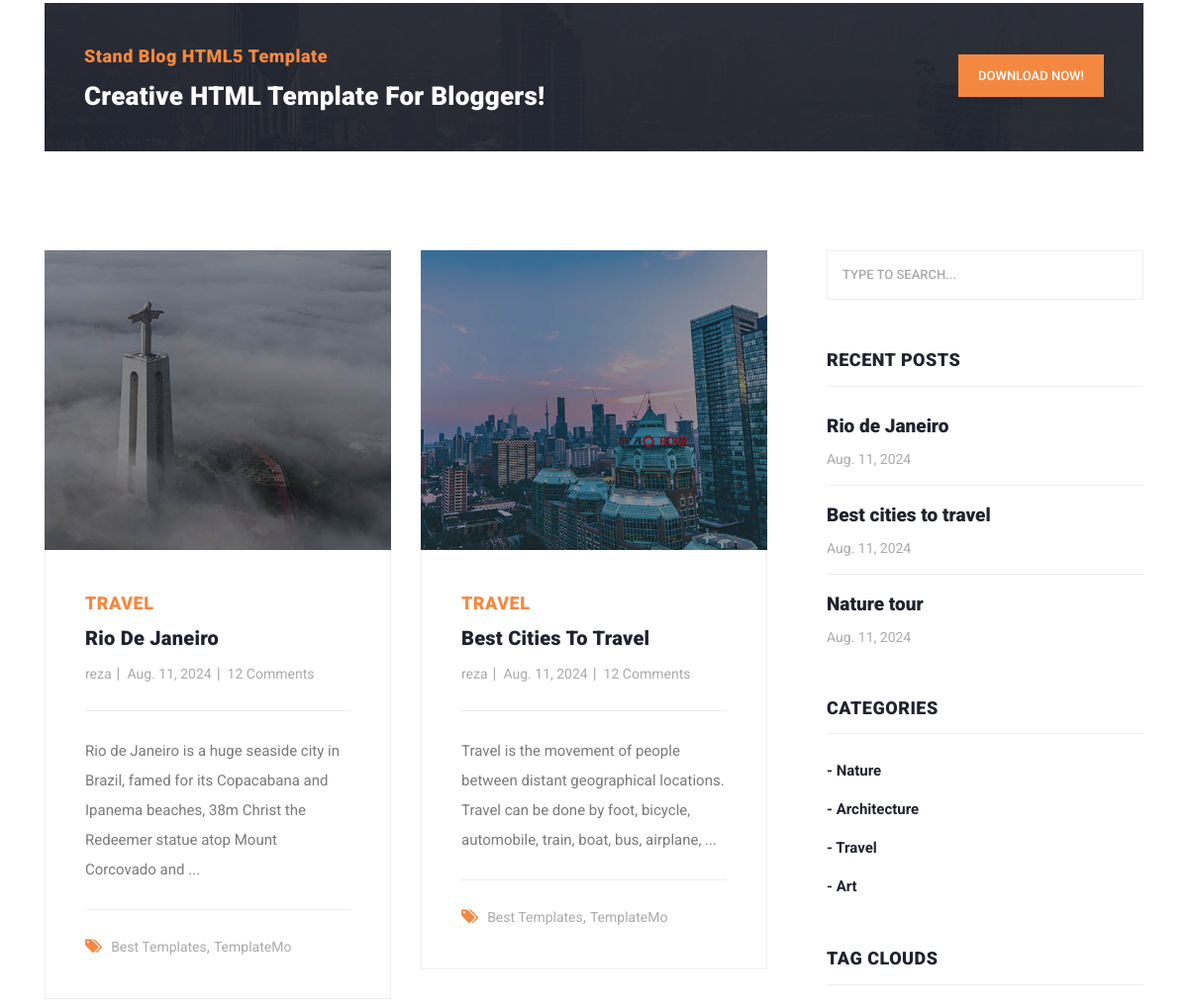
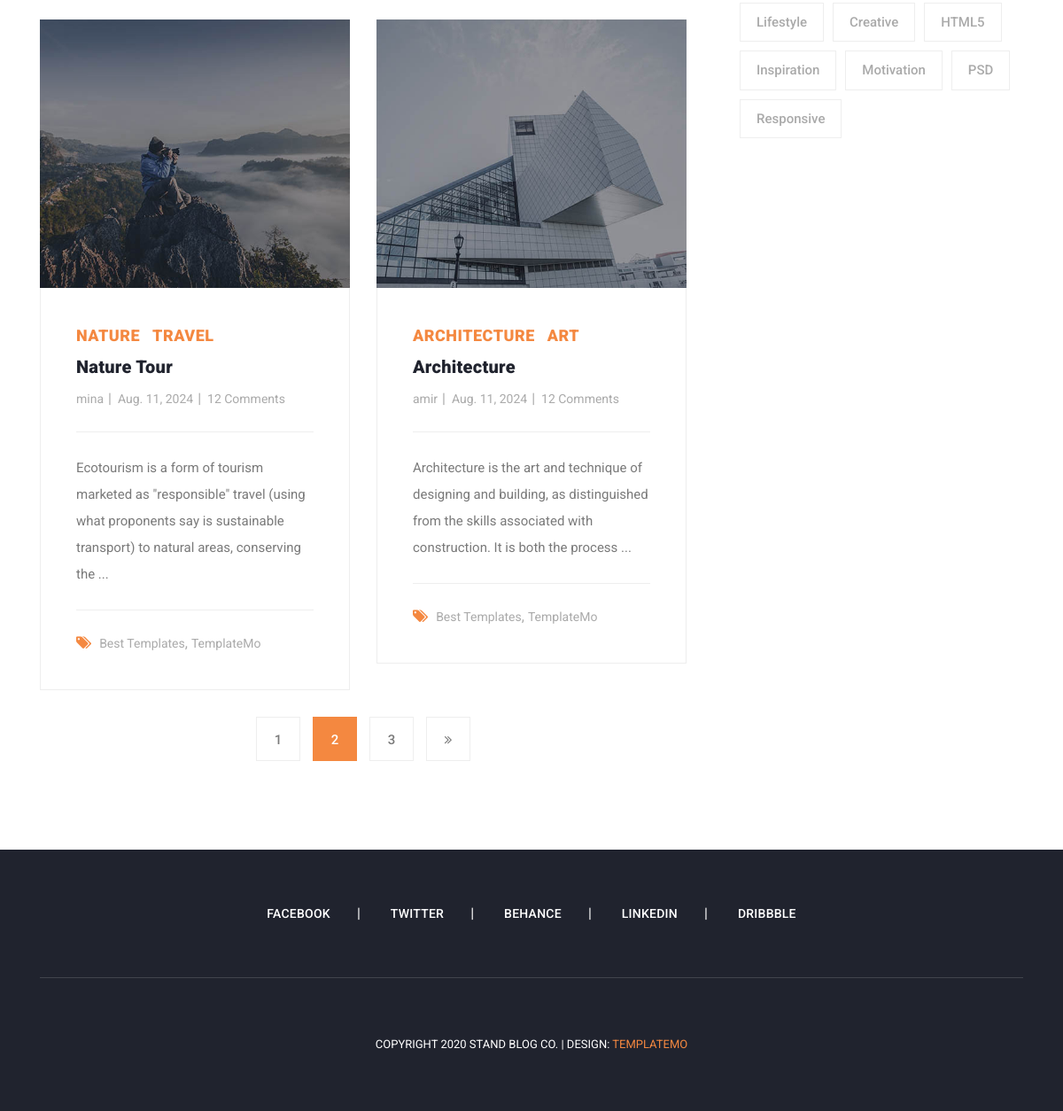
The app's page /posts (lower part), older data (2 pictures, top to bottom).
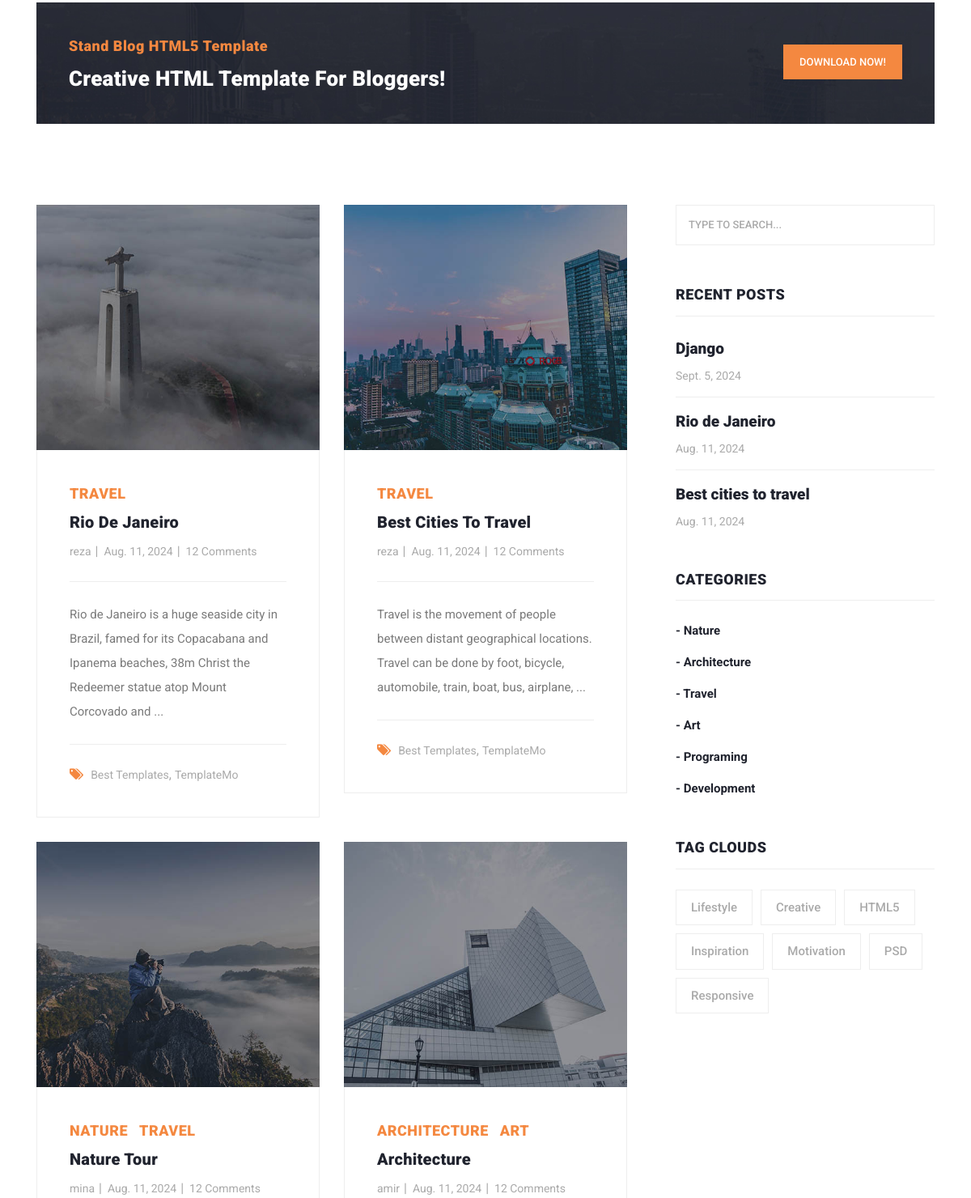
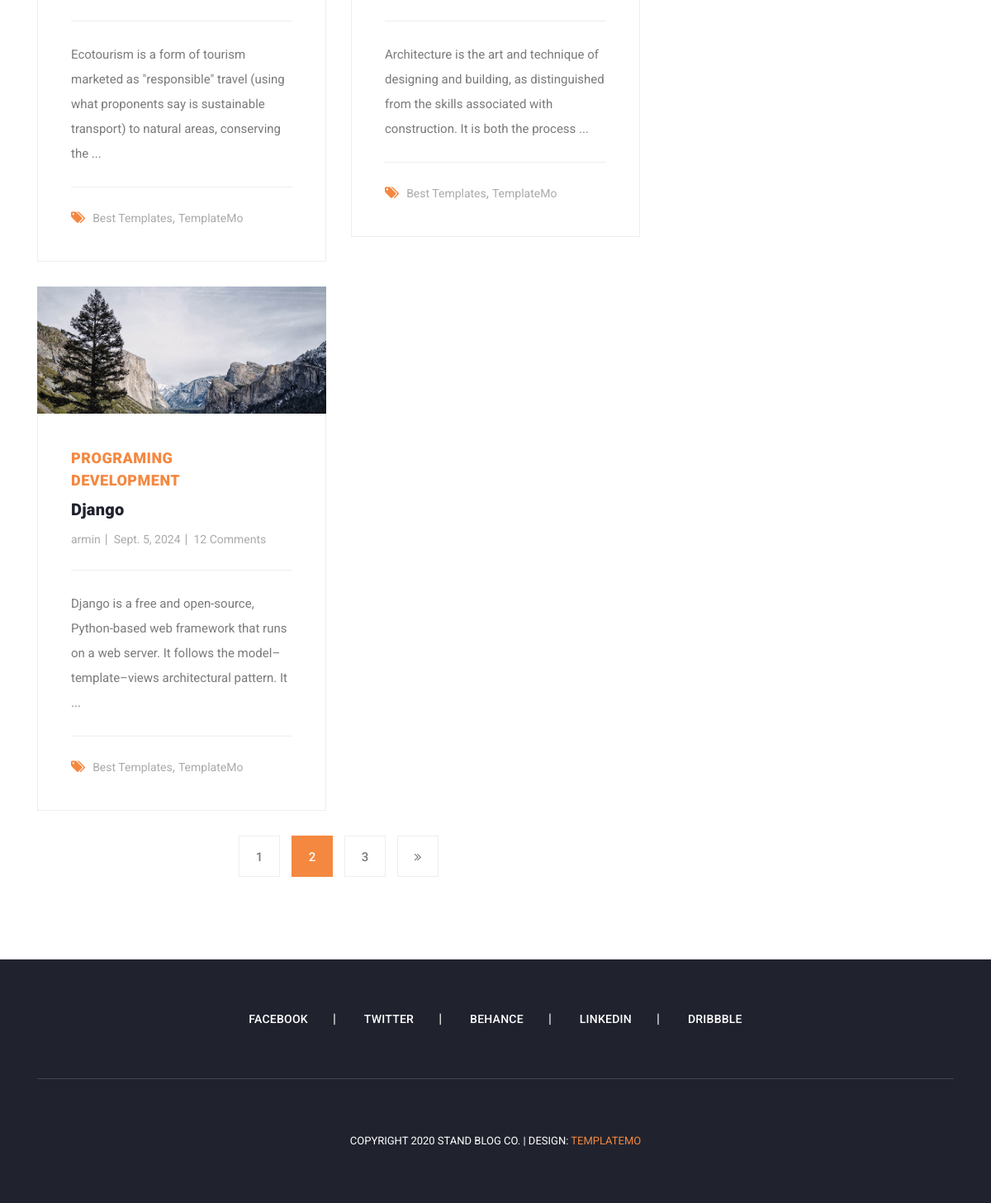
The same page, newer data (2 pictures, top to bottom).
### blog_app/models.py (models this page shows, shortened)
class Post(models.Model):
    author = models.ForeignKey(User, on_delete=models.CASCADE)
    title = models.CharField(max_length=100, unique_for_date='pub_date')
    category = models.ManyToManyField(Category)
    body = models.TextField()
    image = models.ImageField(upload_to='img/post')
    published = models.BooleanField(default=True)
    created = models.DateField(auto_now_add=True)
    updated = models.DateField(auto_now=True)
    pub_date = models.DateField(default=timezone.now())
    objects = ModelManager()
    def get_absolute_url(self):
        return reverse('blog:post_details', kwargs={'pk': self.pk})

class Category(models.Model):
    title = models.CharField(max_length=100)
    created = models.TimeField(auto_now_add=True)
    def __str__(self):
        return self.title

### blog_app/views.py (the view)
# urls.py: path('posts', views.post_list, name='posts'),
def post_list(request):
    posts = Post.objects.all()
    return render(request, template_name='blog_app/posts_list.html', context={'posts': posts})

### context_processors/context_processors.py (called while the page is built)
def recent_posts(request):
    return {'recent_posts': Post.objects.order_by('-created')[:3]}

def categorise(request):
    return {'categorise': Category.objects.all()}

### blog_app/templates/blog_app/posts_list.html (shortened to what this page needs)
{% extends 'base.html' %}
{% load static %}
{% block content %}
    <section class="call-to-action">
        <div class="container">
            <div class="row">
                <div class="col-lg-12">
                    <div class="main-content">
                        <div class="row">
                            <div class="col-lg-8">
                                <span>Stand Blog HTML5 Template</span>
                                <h4>Creative HTML Template For Bloggers!</h4>
                            </div>
                            <div class="col-lg-4">
                                <div class="main-button">
                                    <a href="https://templatemo.com/tm-551-stand-blog" target="_parent">Download
                                        Now!</a>
                                </div>
                            </div>
                        </div>
                    </div>
                </div>
            </div>
        </div>
    </section>
    <section class="blog-posts grid-system">
        <div class="container">
            <div class="row">
                <div class="col-lg-8">
                    <div class="all-blog-posts">
                        <div class="row">
                            {% for post in posts %}
                                <div class="col-lg-6">
                                    <div class="blog-post">
                                        <div class="blog-thumb">
                                            <img src="{{ post.image.url }}" alt="">
                                        </div>
                                        <div class="down-content">
                                            {% for cat in post.category.all %}
                                                <span style="margin-right: 10px">{{ cat }}</span>
                                            {% endfor %}
                                            <a href="{{ post.get_absolute_url }}"><h4>{{ post.title }}</h4></a>
                                            <ul class="post-info">
                                                <li><a href="#">{{ post.author }}</a></li>
                                                <li><a href="#">{{ post.created }}</a></li>
                                                <li><a href="#">12 Comments</a></li>
                                            </ul>
                                            <p>{{ post.body|slice:':150' }} ...</p>
                                            <div class="post-options">
                                                <div class="row">
                                                    <div class="col-lg-12">
                                                        <ul class="post-tags">
                                                            <li><i class="fa fa-tags"></i></li>
                                                            <li><a href="#">Best Templates</a>,</li>
                                                            <li><a href="#">TemplateMo</a></li>
                                                        </ul>
                                                    </div>
                                                </div>
                                            </div>
                                        </div>
                                    </div>
                                </div>
                            {% endfor %}
                            <div class="col-lg-12">
                                <ul class="page-numbers">
                                    <li><a href="#">1</a></li>
                                    <li class="active"><a href="#">2</a></li>
                                    <li><a href="#">3</a></li>
                                    <li><a href="#"><i class="fa fa-angle-double-right"></i></a></li>
                                </ul>
                            </div>
                        </div>
                    </div>
                </div>
                <div class="col-lg-4">
                    <div class="sidebar">
                        <div class="row">
                            <div class="col-lg-12">
                                <div class="sidebar-item search">
                                    <form id="search_form" name="gs" method="GET" action="#">
                                        <input type="text" name="q" class="searchText" placeholder="type to search..."
                                               autocomplete="on">
                                    </form>
                                </div>
                            </div>
                            {% include 'includes/sidebar.html' %}
                            <div class="col-lg-12">
                                <div class="sidebar-item tags">
                                    <div class="sidebar-heading">
                                        <h2>Tag Clouds</h2>
                                    </div>
                                    <div class="content">
                                        <ul>
                                            <li><a href="#">Lifestyle</a></li>
                                            <li><a href="#">Creative</a></li>
                                            <li><a href="#">HTML5</a></li>
                                            <li><a href="#">Inspiration</a></li>
                                            <li><a href="#">Motivation</a></li>
                                            <li><a href="#">PSD</a></li>
                                            <li><a href="#">Responsive</a></li>
                                        </ul>
                                    </div>
                                </div>
                            </div>
                        </div>
                    </div>
                </div>
            </div>
        </div>
    </section>
{% endblock %}

### templates/base.html (shortened to what this page needs)
{% load static %}
<!DOCTYPE html>
<html lang="en">
    <head>
        {% include 'includes/head_references.html' %}
    </head>
    <body>
        {% block content %}
        {% endblock %}
        {% include 'includes/footer.html' %}
    </body>
</html>

### templates/includes/head_references.html (shortened to what this page needs)
{% load static %}
<link href="{% static 'vendor/bootstrap/css/bootstrap.min.css' %}" rel="stylesheet">
<link rel="stylesheet" href="{% static 'css/fontawesome.css' %}">
<link rel="stylesheet" href="{% static 'css/templatemo-stand-blog.css' %}">
<link rel="stylesheet" href="{% static 'css/owl.css' %}">

### templates/includes/header.html (shortened to what this page needs)
{% load static %}

### templates/includes/sidebar.html
<div class="col-lg-12">
    <div class="sidebar-item recent-posts">
        <div class="sidebar-heading">
            <h2>Recent Posts</h2>
        </div>
        <div class="content">
            <ul>
                {% for post in recent_posts %}
                    <li><a href={{ post.get_absolute_url }}>
                        <h5>{{ post.title }}</h5>
                        <span>{{ post.created }}</span>
                    </a></li>
                {% endfor %}
            </ul>
        </div>
    </div>
</div>
<div class="col-lg-12">
    <div class="sidebar-item categories">
        <div class="sidebar-heading">
            <h2>Categories</h2>
        </div>
        <div class="content">
            <ul>
                {% for cat in categorise %}
                    <li><a href="{% url 'blog:category_details' cat.pk %}">- {{ cat.title }}</a></li>
                {% endfor %}
            </ul>
        </div>
    </div>
</div>

### templates/includes/footer.html
{% load static %}
<footer>
    <div class="container">
        <div class="row">
            <div class="col-lg-12">
                <ul class="social-icons">
                    <li><a href="#">Facebook</a></li>
                    <li><a href="#">Twitter</a></li>
                    <li><a href="#">Behance</a></li>
                    <li><a href="#">Linkedin</a></li>
                    <li><a href="#">Dribbble</a></li>
                </ul>
            </div>
            <div class="col-lg-12">
                <div class="copyright-text">
                    <p>Copyright 2020 Stand Blog Co.
                        | Design: <a rel="nofollow" href="https://templatemo.com"
                                     target="_parent">TemplateMo</a></p>
                </div>
            </div>
        </div>
    </div>
</footer>

### templates/includes/footer_references.html (shortened to what this page needs)
{% load static %}

Row changes from the older to the newer data that the page shows:
no longer on one of the page's lists (row unchanged): Post: title "Nature tour", created "Aug. 11, 2024"
added Post: image (picture), title "Django", author "armin", created "Sept. 5, 2024", body "Django is a free and open-source, Python-based web framework that runs on a web server. It follows the model–template–views architectural pattern. It"
added Category: title "PROGRAMING", title "Programing"
added Category: title "DEVELOPMENT", title "Development"
